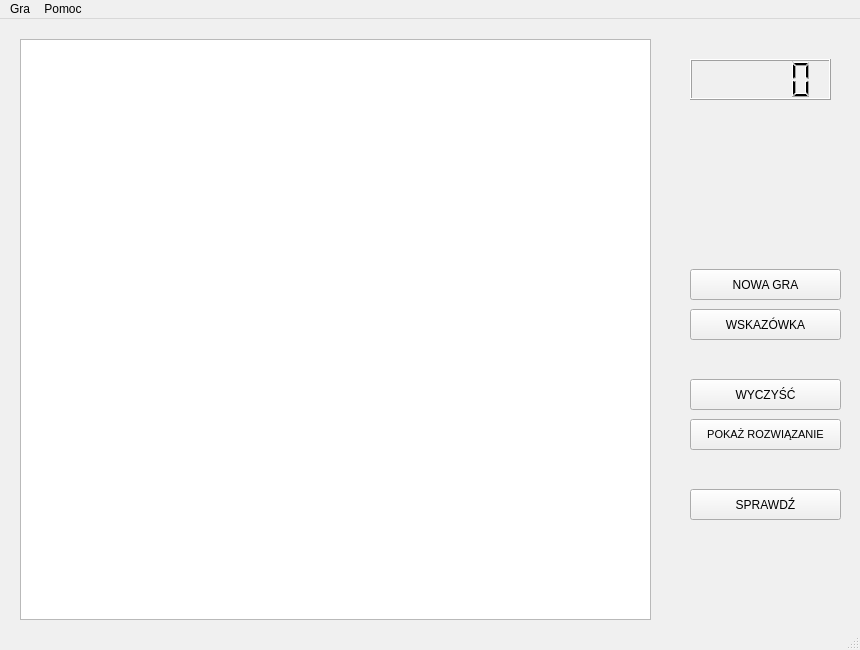
<?xml version="1.0" encoding="UTF-8"?>
<ui version="4.0">
 <class>MainWindow</class>
 <widget class="QMainWindow" name="MainWindow">
  <property name="geometry">
   <rect>
    <x>0</x>
    <y>0</y>
    <width>860</width>
    <height>650</height>
   </rect>
  </property>
  <property name="minimumSize">
   <size>
    <width>860</width>
    <height>650</height>
   </size>
  </property>
  <property name="maximumSize">
   <size>
    <width>860</width>
    <height>650</height>
   </size>
  </property>
  <property name="palette">
   <palette>
    <active>
     <colorrole role="WindowText">
      <brush brushstyle="SolidPattern">
       <color alpha="255">
        <red>0</red>
        <green>0</green>
        <blue>0</blue>
       </color>
      </brush>
     </colorrole>
     <colorrole role="Button">
      <brush brushstyle="SolidPattern">
       <color alpha="255">
        <red>240</red>
        <green>240</green>
        <blue>240</blue>
       </color>
      </brush>
     </colorrole>
     <colorrole role="Light">
      <brush brushstyle="SolidPattern">
       <color alpha="255">
        <red>255</red>
        <green>255</green>
        <blue>255</blue>
       </color>
      </brush>
     </colorrole>
     <colorrole role="Midlight">
      <brush brushstyle="SolidPattern">
       <color alpha="255">
        <red>227</red>
        <green>227</green>
        <blue>227</blue>
       </color>
      </brush>
     </colorrole>
     <colorrole role="Dark">
      <brush brushstyle="SolidPattern">
       <color alpha="255">
        <red>160</red>
        <green>160</green>
        <blue>160</blue>
       </color>
      </brush>
     </colorrole>
     <colorrole role="Mid">
      <brush brushstyle="SolidPattern">
       <color alpha="255">
        <red>160</red>
        <green>160</green>
        <blue>160</blue>
       </color>
      </brush>
     </colorrole>
     <colorrole role="Text">
      <brush brushstyle="SolidPattern">
       <color alpha="255">
        <red>0</red>
        <green>0</green>
        <blue>0</blue>
       </color>
      </brush>
     </colorrole>
     <colorrole role="BrightText">
      <brush brushstyle="SolidPattern">
       <color alpha="255">
        <red>255</red>
        <green>255</green>
        <blue>255</blue>
       </color>
      </brush>
     </colorrole>
     <colorrole role="ButtonText">
      <brush brushstyle="SolidPattern">
       <color alpha="255">
        <red>0</red>
        <green>0</green>
        <blue>0</blue>
       </color>
      </brush>
     </colorrole>
     <colorrole role="Base">
      <brush brushstyle="SolidPattern">
       <color alpha="255">
        <red>255</red>
        <green>255</green>
        <blue>255</blue>
       </color>
      </brush>
     </colorrole>
     <colorrole role="Window">
      <brush brushstyle="SolidPattern">
       <color alpha="255">
        <red>9</red>
        <green>0</green>
        <blue>61</blue>
       </color>
      </brush>
     </colorrole>
     <colorrole role="Shadow">
      <brush brushstyle="SolidPattern">
       <color alpha="255">
        <red>105</red>
        <green>105</green>
        <blue>105</blue>
       </color>
      </brush>
     </colorrole>
     <colorrole role="Highlight">
      <brush brushstyle="SolidPattern">
       <color alpha="255">
        <red>0</red>
        <green>120</green>
        <blue>215</blue>
       </color>
      </brush>
     </colorrole>
     <colorrole role="HighlightedText">
      <brush brushstyle="SolidPattern">
       <color alpha="255">
        <red>255</red>
        <green>255</green>
        <blue>255</blue>
       </color>
      </brush>
     </colorrole>
     <colorrole role="Link">
      <brush brushstyle="SolidPattern">
       <color alpha="255">
        <red>0</red>
        <green>0</green>
        <blue>255</blue>
       </color>
      </brush>
     </colorrole>
     <colorrole role="LinkVisited">
      <brush brushstyle="SolidPattern">
       <color alpha="255">
        <red>255</red>
        <green>0</green>
        <blue>255</blue>
       </color>
      </brush>
     </colorrole>
     <colorrole role="AlternateBase">
      <brush brushstyle="SolidPattern">
       <color alpha="255">
        <red>245</red>
        <green>245</green>
        <blue>245</blue>
       </color>
      </brush>
     </colorrole>
     <colorrole role="NoRole">
      <brush brushstyle="SolidPattern">
       <color alpha="255">
        <red>0</red>
        <green>0</green>
        <blue>0</blue>
       </color>
      </brush>
     </colorrole>
     <colorrole role="ToolTipBase">
      <brush brushstyle="SolidPattern">
       <color alpha="255">
        <red>255</red>
        <green>255</green>
        <blue>220</blue>
       </color>
      </brush>
     </colorrole>
     <colorrole role="ToolTipText">
      <brush brushstyle="SolidPattern">
       <color alpha="255">
        <red>0</red>
        <green>0</green>
        <blue>0</blue>
       </color>
      </brush>
     </colorrole>
     <colorrole role="PlaceholderText">
      <brush brushstyle="SolidPattern">
       <color alpha="128">
        <red>0</red>
        <green>0</green>
        <blue>0</blue>
       </color>
      </brush>
     </colorrole>
    </active>
    <inactive>
     <colorrole role="WindowText">
      <brush brushstyle="SolidPattern">
       <color alpha="255">
        <red>0</red>
        <green>0</green>
        <blue>0</blue>
       </color>
      </brush>
     </colorrole>
     <colorrole role="Button">
      <brush brushstyle="SolidPattern">
       <color alpha="255">
        <red>240</red>
        <green>240</green>
        <blue>240</blue>
       </color>
      </brush>
     </colorrole>
     <colorrole role="Light">
      <brush brushstyle="SolidPattern">
       <color alpha="255">
        <red>255</red>
        <green>255</green>
        <blue>255</blue>
       </color>
      </brush>
     </colorrole>
     <colorrole role="Midlight">
      <brush brushstyle="SolidPattern">
       <color alpha="255">
        <red>227</red>
        <green>227</green>
        <blue>227</blue>
       </color>
      </brush>
     </colorrole>
     <colorrole role="Dark">
      <brush brushstyle="SolidPattern">
       <color alpha="255">
        <red>160</red>
        <green>160</green>
        <blue>160</blue>
       </color>
      </brush>
     </colorrole>
     <colorrole role="Mid">
      <brush brushstyle="SolidPattern">
       <color alpha="255">
        <red>160</red>
        <green>160</green>
        <blue>160</blue>
       </color>
      </brush>
     </colorrole>
     <colorrole role="Text">
      <brush brushstyle="SolidPattern">
       <color alpha="255">
        <red>0</red>
        <green>0</green>
        <blue>0</blue>
       </color>
      </brush>
     </colorrole>
     <colorrole role="BrightText">
      <brush brushstyle="SolidPattern">
       <color alpha="255">
        <red>255</red>
        <green>255</green>
        <blue>255</blue>
       </color>
      </brush>
     </colorrole>
     <colorrole role="ButtonText">
      <brush brushstyle="SolidPattern">
       <color alpha="255">
        <red>0</red>
        <green>0</green>
        <blue>0</blue>
       </color>
      </brush>
     </colorrole>
     <colorrole role="Base">
      <brush brushstyle="SolidPattern">
       <color alpha="255">
        <red>255</red>
        <green>255</green>
        <blue>255</blue>
       </color>
      </brush>
     </colorrole>
     <colorrole role="Window">
      <brush brushstyle="SolidPattern">
       <color alpha="255">
        <red>240</red>
        <green>240</green>
        <blue>240</blue>
       </color>
      </brush>
     </colorrole>
     <colorrole role="Shadow">
      <brush brushstyle="SolidPattern">
       <color alpha="255">
        <red>105</red>
        <green>105</green>
        <blue>105</blue>
       </color>
      </brush>
     </colorrole>
     <colorrole role="Highlight">
      <brush brushstyle="SolidPattern">
       <color alpha="255">
        <red>240</red>
        <green>240</green>
        <blue>240</blue>
       </color>
      </brush>
     </colorrole>
     <colorrole role="HighlightedText">
      <brush brushstyle="SolidPattern">
       <color alpha="255">
        <red>0</red>
        <green>0</green>
        <blue>0</blue>
       </color>
      </brush>
     </colorrole>
     <colorrole role="Link">
      <brush brushstyle="SolidPattern">
       <color alpha="255">
        <red>0</red>
        <green>0</green>
        <blue>255</blue>
       </color>
      </brush>
     </colorrole>
     <colorrole role="LinkVisited">
      <brush brushstyle="SolidPattern">
       <color alpha="255">
        <red>255</red>
        <green>0</green>
        <blue>255</blue>
       </color>
      </brush>
     </colorrole>
     <colorrole role="AlternateBase">
      <brush brushstyle="SolidPattern">
       <color alpha="255">
        <red>245</red>
        <green>245</green>
        <blue>245</blue>
       </color>
      </brush>
     </colorrole>
     <colorrole role="NoRole">
      <brush brushstyle="NoBrush">
       <color alpha="255">
        <red>0</red>
        <green>0</green>
        <blue>0</blue>
       </color>
      </brush>
     </colorrole>
     <colorrole role="ToolTipBase">
      <brush brushstyle="SolidPattern">
       <color alpha="255">
        <red>255</red>
        <green>255</green>
        <blue>220</blue>
       </color>
      </brush>
     </colorrole>
     <colorrole role="ToolTipText">
      <brush brushstyle="SolidPattern">
       <color alpha="255">
        <red>0</red>
        <green>0</green>
        <blue>0</blue>
       </color>
      </brush>
     </colorrole>
     <colorrole role="PlaceholderText">
      <brush brushstyle="SolidPattern">
       <color alpha="128">
        <red>0</red>
        <green>0</green>
        <blue>0</blue>
       </color>
      </brush>
     </colorrole>
    </inactive>
    <disabled>
     <colorrole role="WindowText">
      <brush brushstyle="SolidPattern">
       <color alpha="255">
        <red>120</red>
        <green>120</green>
        <blue>120</blue>
       </color>
      </brush>
     </colorrole>
     <colorrole role="Button">
      <brush brushstyle="SolidPattern">
       <color alpha="255">
        <red>240</red>
        <green>240</green>
        <blue>240</blue>
       </color>
      </brush>
     </colorrole>
     <colorrole role="Light">
      <brush brushstyle="SolidPattern">
       <color alpha="255">
        <red>255</red>
        <green>255</green>
        <blue>255</blue>
       </color>
      </brush>
     </colorrole>
     <colorrole role="Midlight">
      <brush brushstyle="SolidPattern">
       <color alpha="255">
        <red>247</red>
        <green>247</green>
        <blue>247</blue>
       </color>
      </brush>
     </colorrole>
     <colorrole role="Dark">
      <brush brushstyle="SolidPattern">
       <color alpha="255">
        <red>160</red>
        <green>160</green>
        <blue>160</blue>
       </color>
      </brush>
     </colorrole>
     <colorrole role="Mid">
      <brush brushstyle="SolidPattern">
       <color alpha="255">
        <red>160</red>
        <green>160</green>
        <blue>160</blue>
       </color>
      </brush>
     </colorrole>
     <colorrole role="Text">
      <brush brushstyle="SolidPattern">
       <color alpha="255">
        <red>120</red>
        <green>120</green>
        <blue>120</blue>
       </color>
      </brush>
     </colorrole>
     <colorrole role="BrightText">
      <brush brushstyle="SolidPattern">
       <color alpha="255">
        <red>255</red>
        <green>255</green>
        <blue>255</blue>
       </color>
      </brush>
     </colorrole>
     <colorrole role="ButtonText">
      <brush brushstyle="SolidPattern">
       <color alpha="255">
        <red>120</red>
        <green>120</green>
        <blue>120</blue>
       </color>
      </brush>
     </colorrole>
     <colorrole role="Base">
      <brush brushstyle="SolidPattern">
       <color alpha="255">
        <red>9</red>
        <green>0</green>
        <blue>61</blue>
       </color>
      </brush>
     </colorrole>
     <colorrole role="Window">
      <brush brushstyle="SolidPattern">
       <color alpha="255">
        <red>9</red>
        <green>0</green>
        <blue>61</blue>
       </color>
      </brush>
     </colorrole>
     <colorrole role="Shadow">
      <brush brushstyle="SolidPattern">
       <color alpha="255">
        <red>0</red>
        <green>0</green>
        <blue>0</blue>
       </color>
      </brush>
     </colorrole>
     <colorrole role="Highlight">
      <brush brushstyle="SolidPattern">
       <color alpha="255">
        <red>0</red>
        <green>120</green>
        <blue>215</blue>
       </color>
      </brush>
     </colorrole>
     <colorrole role="HighlightedText">
      <brush brushstyle="SolidPattern">
       <color alpha="255">
        <red>255</red>
        <green>255</green>
        <blue>255</blue>
       </color>
      </brush>
     </colorrole>
     <colorrole role="Link">
      <brush brushstyle="SolidPattern">
       <color alpha="255">
        <red>0</red>
        <green>0</green>
        <blue>255</blue>
       </color>
      </brush>
     </colorrole>
     <colorrole role="LinkVisited">
      <brush brushstyle="SolidPattern">
       <color alpha="255">
        <red>255</red>
        <green>0</green>
        <blue>255</blue>
       </color>
      </brush>
     </colorrole>
     <colorrole role="AlternateBase">
      <brush brushstyle="SolidPattern">
       <color alpha="255">
        <red>245</red>
        <green>245</green>
        <blue>245</blue>
       </color>
      </brush>
     </colorrole>
     <colorrole role="NoRole">
      <brush brushstyle="NoBrush">
       <color alpha="255">
        <red>0</red>
        <green>0</green>
        <blue>0</blue>
       </color>
      </brush>
     </colorrole>
     <colorrole role="ToolTipBase">
      <brush brushstyle="SolidPattern">
       <color alpha="255">
        <red>255</red>
        <green>255</green>
        <blue>220</blue>
       </color>
      </brush>
     </colorrole>
     <colorrole role="ToolTipText">
      <brush brushstyle="SolidPattern">
       <color alpha="255">
        <red>0</red>
        <green>0</green>
        <blue>0</blue>
       </color>
      </brush>
     </colorrole>
     <colorrole role="PlaceholderText">
      <brush brushstyle="SolidPattern">
       <color alpha="128">
        <red>0</red>
        <green>0</green>
        <blue>0</blue>
       </color>
      </brush>
     </colorrole>
    </disabled>
   </palette>
  </property>
  <property name="windowTitle">
   <string>Kakuro</string>
  </property>
  <property name="styleSheet">
   <string notr="true"/>
  </property>
  <widget class="QWidget" name="centralwidget">
   <widget class="QLCDNumber" name="Timer">
    <property name="geometry">
     <rect>
      <x>690</x>
      <y>40</y>
      <width>141</width>
      <height>41</height>
     </rect>
    </property>
   </widget>
   <widget class="QPushButton" name="nowa_gra">
    <property name="geometry">
     <rect>
      <x>690</x>
      <y>250</y>
      <width>151</width>
      <height>31</height>
     </rect>
    </property>
    <property name="text">
     <string>NOWA GRA</string>
    </property>
   </widget>
   <widget class="QPushButton" name="wskazowka">
    <property name="geometry">
     <rect>
      <x>690</x>
      <y>290</y>
      <width>151</width>
      <height>31</height>
     </rect>
    </property>
    <property name="text">
     <string>WSKAZÓWKA</string>
    </property>
   </widget>
   <widget class="QPushButton" name="pokaz_rozwiazanie">
    <property name="geometry">
     <rect>
      <x>690</x>
      <y>400</y>
      <width>151</width>
      <height>31</height>
     </rect>
    </property>
    <property name="font">
     <font>
      <pointsize>8</pointsize>
     </font>
    </property>
    <property name="text">
     <string>POKAŻ ROZWIĄZANIE</string>
    </property>
   </widget>
   <widget class="QGraphicsView" name="graphicsView">
    <property name="geometry">
     <rect>
      <x>20</x>
      <y>20</y>
      <width>631</width>
      <height>581</height>
     </rect>
    </property>
   </widget>
   <widget class="QPushButton" name="wyczysc">
    <property name="geometry">
     <rect>
      <x>690</x>
      <y>360</y>
      <width>151</width>
      <height>31</height>
     </rect>
    </property>
    <property name="text">
     <string>WYCZYŚĆ</string>
    </property>
   </widget>
   <widget class="QPushButton" name="sprawdz">
    <property name="geometry">
     <rect>
      <x>690</x>
      <y>470</y>
      <width>151</width>
      <height>31</height>
     </rect>
    </property>
    <property name="text">
     <string>SPRAWDŹ</string>
    </property>
   </widget>
  </widget>
  <widget class="QMenuBar" name="menubar">
   <property name="geometry">
    <rect>
     <x>0</x>
     <y>0</y>
     <width>860</width>
     <height>26</height>
    </rect>
   </property>
   <widget class="QMenu" name="menuGra">
    <property name="title">
     <string>Gra</string>
    </property>
    <addaction name="actionZapisz_gre"/>
    <addaction name="actionWczytaj_gre"/>
    <addaction name="actionZakoncz"/>
   </widget>
   <widget class="QMenu" name="menuPomoc">
    <property name="title">
     <string>Pomoc</string>
    </property>
    <addaction name="actionZasady_gry"/>
    <addaction name="actionInterfejs"/>
   </widget>
   <addaction name="menuGra"/>
   <addaction name="menuPomoc"/>
  </widget>
  <widget class="QStatusBar" name="statusbar"/>
  <action name="actionZapisz_gre">
   <property name="text">
    <string>Zapisz grę</string>
   </property>
   <property name="shortcut">
    <string>Ctrl+S</string>
   </property>
  </action>
  <action name="actionWczytaj_gre">
   <property name="text">
    <string>Wczytaj grę</string>
   </property>
   <property name="shortcut">
    <string>Ctrl+L</string>
   </property>
  </action>
  <action name="actionZakoncz">
   <property name="text">
    <string>Zakończ</string>
   </property>
   <property name="shortcut">
    <string>Ctrl+Q</string>
   </property>
  </action>
  <action name="actionZasady_gry">
   <property name="text">
    <string>Zasady gry</string>
   </property>
   <property name="shortcut">
    <string>Ctrl+R</string>
   </property>
  </action>
  <action name="actionInterfejs">
   <property name="text">
    <string>Interfejs</string>
   </property>
   <property name="shortcut">
    <string>Ctrl+I</string>
   </property>
  </action>
 </widget>
 <resources/>
 <connections/>
</ui>
